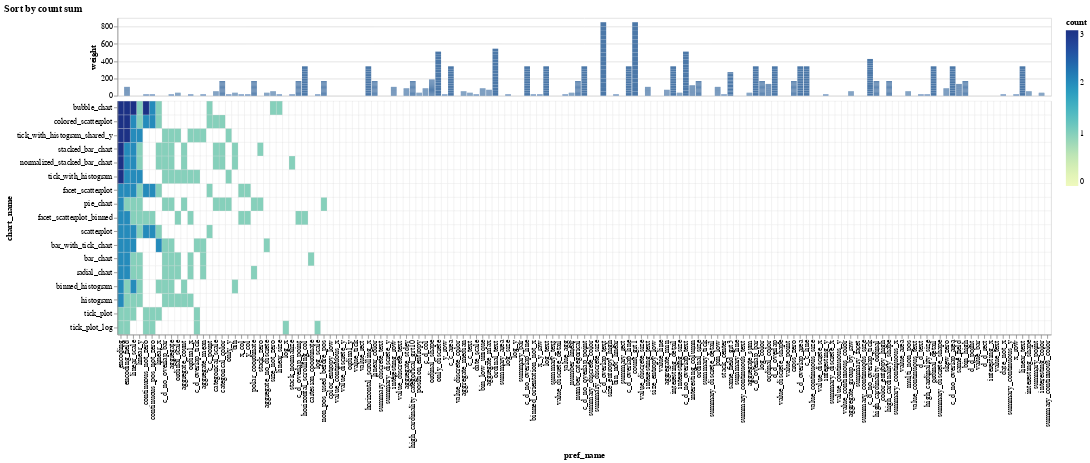

Here is the notebook cell this chart was saved with:
### Markdown cell above
### Interactive Selection of Debugging Variants

_Interactions will work only in a Python-enabled environment! Please [clone the repository](https://github.com/cmudig/draco2) or start it in [Binder](https://mybinder.org/v2/gh/cmudig/draco2/HEAD)._

### Code cell
import ipywidgets as widgets
from IPython.display import clear_output

configs = DracoDebugPlotter.__DEFAULT_CONFIGS__
DEFAULT_CFG = configs[1]
chart_output: widgets.Output | None

config_selector = widgets.Dropdown(
    options=[cfg.title for cfg in configs],
    value=DEFAULT_CFG.title,
    description="Sorting:",
    disabled=False,
)


def on_config_selected(cfg_title: str):
    """Generates and displays a chart for the config identified by `cfg_title`"""
    cfg = [cfg for cfg in configs if cfg.title == cfg_title]
    if len(cfg) == 0:
        raise RuntimeError(f'No chart configuration with the title "{cfg_title}"')
    chart = plotter.create_chart(cfg[0])
    clear_output()
    display(config_selector)
    display(chart)


def handle_config_selection(event):
    """Handler registered to the `config_selector` dropdown widget"""
    if event["type"] == "change":
        cfg_title: str = event["owner"].value
        on_config_selected(cfg_title)


# Register the event handler to the dropdown
config_selector.observe(handle_config_selection)
# Display initial value
on_config_selected(DEFAULT_CFG.title)

### Figure 1 — Vega-Lite specification as saved in the notebook (floating-point values rounded to 4 significant figures; data arrays with more than 128 entries replaced by an {"elided": "..."} marker saying what was removed)
{"config": {"view": {"continuousWidth": 400, "continuousHeight": 300}}, "vconcat": [{"mark": "bar", "encoding": {"tooltip": [{"field": "pref_name", "type": "nominal"}, {"field": "weight", "type": "quantitative"}], "x": {"axis": null, "field": "pref_name", "sort": {"field": "count", "op": "sum", "order": "descending"}, "type": "nominal"}, "y": {"field": "weight", "type": "quantitative"}}, "height": 100.0, "width": 1200}, {"mark": {"type": "rect", "stroke": "lightgray", "strokeWidth": 0.25}, "encoding": {"color": {"condition": {"value": "white", "test": "(datum.count === 0)"}, "field": "count", "legend": {"labelExpr": "datum.value == ceil(datum.value) ? datum.value : ''"}, "type": "quantitative"}, "tooltip": [{"field": "chart_name", "type": "nominal"}, {"field": "pref_name", "type": "nominal"}, {"field": "count", "type": "quantitative"}, {"field": "weight", "type": "quantitative"}], "x": {"field": "pref_name", "sort": {"field": "count", "op": "sum", "order": "descending"}, "type": "nominal"}, "y": {"field": "chart_name", "sort": {"field": "count", "op": "sum", "order": "descending"}, "type": "nominal"}}, "height": 300.0, "width": 1200}], "data": {"name": "data-d64ad3735868935509f77e07c4c38912"}, "spacing": 0, "title": "Sort by count sum", "$schema": "https://vega.github.io/schema/vega-lite/v4.17.0.json", "datasets": {"data-d64ad3735868935509f77e07c4c38912": {"elided": "2499 records"}}}
